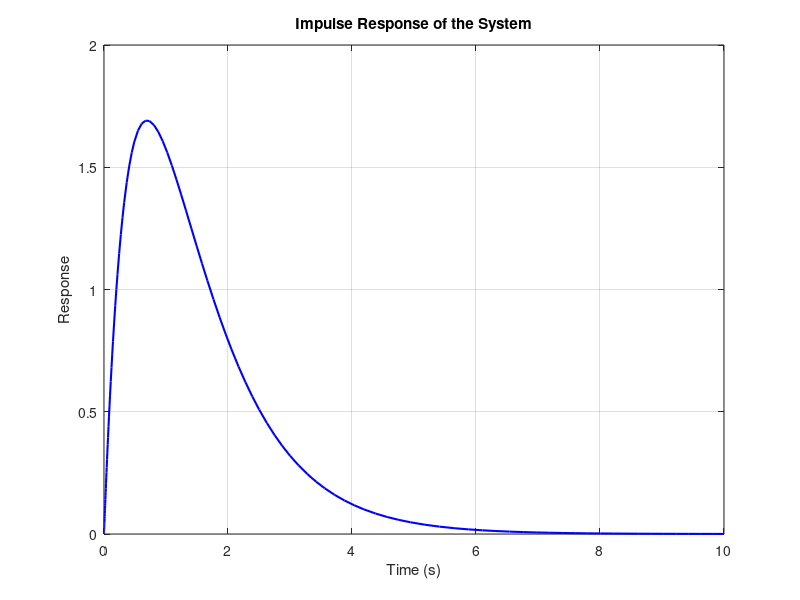

Reproduce this figure in MATLAB.
% Define the time span and initial conditions
tspan = [0 10];                % Time from 0 to 10 seconds
initial_conditions = [0, 0];   % Initial conditions [y(0), y'(0)]

% Define the differential equation as a system of first-order equations
% dy1/dt = y2
% dy2/dt = 7*impulse_approximation - 3*y2 - 2*y1

% Approximate impulse as a large value over a small time interval
impulse_magnitude = 1000;
impulse_duration = 0.001;

% Define the system of equations
dydt = @(t, y) [y(2); (7 * (t <= impulse_duration) * impulse_magnitude) - 3*y(2) - 2*y(1)];

% Solve the system using ode45
[t, y] = ode45(dydt, tspan, initial_conditions);

% Plot the impulse response (output y(t))
figure;
plot(t, y(:, 1), 'b', 'LineWidth', 1.5);
title('Impulse Response of the System');
xlabel('Time (s)');
ylabel('Response');
grid on;
